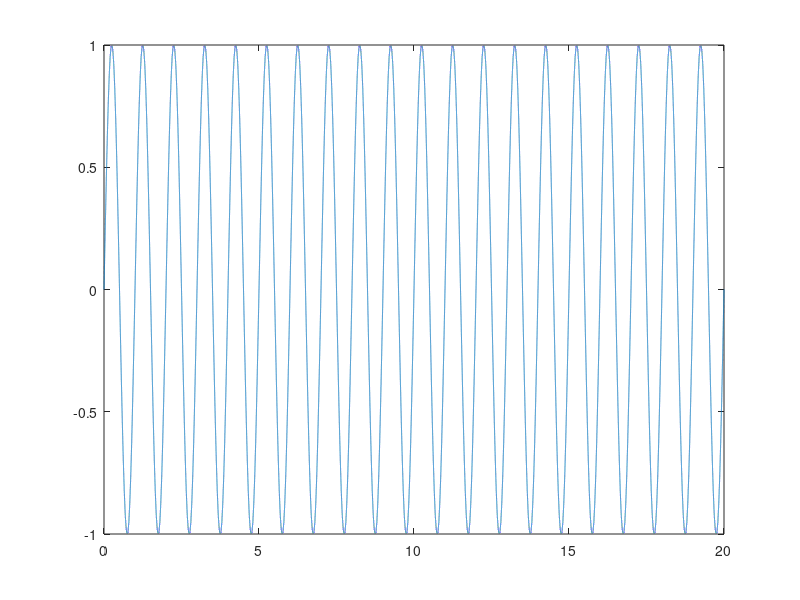

MATLAB code for this plot:
 %% Create Signals for GVS and Sham
 function [signalGVS] = createSignals()
 % GVS SIMULUS
 AmplitudeGVS = 1;
 SampleRate = 20000;
 timeGVS = [0:1/SampleRate:20];
 frequencyGVS = 1;
 signalGVS = AmplitudeGVS*sin(2*pi*frequencyGVS*timeGVS);
 plot(timeGVS,signalGVS);
 
%  % SHAM STIMULUS
%  timeGVSSham = [0:1/SampleRate:2];
%  signalSham = AmplitudeGVS*sin(2*pi*frequencyGVS*timeGVSSham);
%  plot(timeGVSSham,signalSham);
%  timeSham = [2:1/SampleRate:20];
%  noGVS = zeros(length(timeSham),1)';
%  signalSham = [signalSham noGVS];
%  plot([timeGVSSham timeSham],signalSham);
 end
 